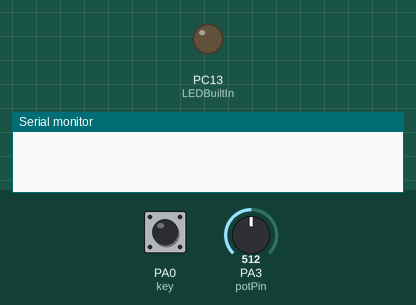
The program below on a simulated STM32 Black Pill. Parts: output pins drawn as LEDs (lit = HIGH), the last lines printed to the serial monitor. Inputs (shaded band) come from the test bench; at power-on: PA0 (key) HIGH, PA3 (potPin) = 512. The local clock reads 2024-03-15 10:24:30 at power-on unless the program sets it.

Above: at 4.2 s.
4.3 s: PA0 (key) pulled LOW for 0.15 s
At 11.2 s:
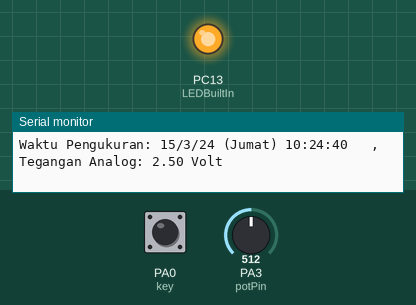
Timing chart, 0 to 21.5 s (numbered marks = the images above; inputs shaded):
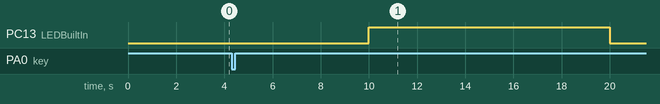

The program:

main.cpp
```cpp
#include <Arduino.h>
#include "uRTCLib.h"
// sudo chmod -R 777 /dev/ttyACM0
// sudo chmod -R 777 /dev/bus/usb/
/*
// uRTCLib rtc;
uRTCLib rtc(0x68);

char daysOfTheWeek[7][12] = {"Sunday", "Monday", "Tuesday", "Wednesday", "Thursday", "Friday", "Saturday"};

void setup()
{
  Serial.begin(9600);
  delay(3000); // wait for console opening

  URTCLIB_WIRE.begin();

  // Comment out below line once you set the date & time.
  // Following line sets the RTC with an explicit date & time
  // for example to set January 13 2022 at 12:56 you would call:
  rtc.set(0, 53, 10, 5, 8, 12, 22);
  // rtc.set(second, minute, hour, dayOfWeek, dayOfMonth, month, year)
  // set day of week (1=Sunday, 7=Saturday)
}

void loop()
{
  rtc.refresh();

  Serial.print("Current Date & Time: ");
  Serial.print(rtc.year());
  Serial.print('/');
  Serial.print(rtc.month());
  Serial.print('/');
  Serial.print(rtc.day());

  Serial.print(" (");
  Serial.print(daysOfTheWeek[rtc.dayOfWeek() - 1]);
  Serial.print(") ");

  Serial.print(rtc.hour());
  Serial.print(':');
  Serial.print(rtc.minute());
  Serial.print(':');
  Serial.println(rtc.second());

  delay(1000);
}

*/
uRTCLib rtc(0x68);
const int potPin = PA3;
const int LEDBuiltIn = PC13;
const int key = PA0;
const int opsiPeriode[3] = {1000, 5000, 10000};
short int count = 0;
short int buttonState;
bool set = false;
int ledState = LOW;
short int potValue;
float vPot;
unsigned long lastMilisTime;
const char daysOfTheWeek[7][12] = {"Minggu", "Senin", "Selasa", "Rabu", "Kamis", "Jumat", "Sabtu"};

void setup()
{
  // rtc.set(0, 31, 12, 6, 2, 12, 22);
  //  Led internal
  pinMode(LEDBuiltIn, OUTPUT);
  // Untuk potensio
  pinMode(potPin, INPUT);

  pinMode(key, INPUT_PULLUP);
  Serial.begin(115200);
  delay(3000); // wait for console opening

  URTCLIB_WIRE.begin();

  // Comment out below line once you set the date & time.
  // Following line sets the RTC with an explicit date & time
  // for example to set January 13 2022 at 12:56 you would call:

  // rtc.set(second, minute, hour, dayOfWeek, dayOfMonth, month, year)
  // set day of week (1=Sunday, 7=Saturday)
}

void loop()
{
  rtc.refresh();
  potValue = analogRead(potPin);
  buttonState = digitalRead(key);
  if (buttonState == HIGH && !set)
  {
    count++;
    set = true;
  }
  if (buttonState == LOW)
    set = false;

  if (count > 2)
    count = 0;

  if (millis() - lastMilisTime > opsiPeriode[count])
  {
    lastMilisTime = millis();
    if (ledState == LOW)
    {
      ledState = HIGH;
    }
    else
    {
      ledState = LOW;
    }
    digitalWrite(LED_BUILTIN, ledState);
    vPot = (float)(potValue / 1023.00) * 5.00;
    Serial.print("Waktu Pengukuran: ");
    Serial.print(rtc.day());
    Serial.print('/');
    Serial.print(rtc.month());
    Serial.print('/');
    Serial.print(rtc.year());

    Serial.print(" (");
    Serial.print(daysOfTheWeek[rtc.dayOfWeek() - 1]);
    Serial.print(") ");

    Serial.print(rtc.hour());
    Serial.print(':');
    Serial.print(rtc.minute());
    Serial.print(':');
    Serial.print(rtc.second());
    Serial.print("   , Tegangan Analog: ");
    Serial.print(vPot, 2);
    Serial.println(" Volt");
  }
}
//
//
///
///
//
//
//
//
//
//
//
//
/*
#include <Arduino.h>

const int LEDBuiltIn = PC13;
const int potPin = PA2;
const int LEDEksternalPin = PA1;
const int key = PA0;
float ledFade = 0;
unsigned long lastFadeTime;
const long fadeTime = 20;
float dimSpeed = 10;
int buttonState;
bool fadeup;
int potValue;
double vPot;
void setup()
{
  // initialize digital pin LED_BUILTIN as an output.
  pinMode(LEDBuiltIn, OUTPUT);
  // Untuk potensio
  pinMode(potPin, INPUT);
  // led eksternal
  pinMode(LEDEksternalPin, OUTPUT);
  pinMode(key, INPUT_PULLUP);
  Serial.begin(115200);
}

// the loop function runs over and over again forever
void loop()
{
  buttonState = digitalRead(key);
  if (buttonState == HIGH)
    ledFade = 0;
  else
  {
    if (millis() - lastFadeTime > fadeTime)
    {
      if (fadeup)
      {
        analogWrite(LEDEksternalPin, ledFade);
        ledFade += dimSpeed;
        if (ledFade >= 255)
        {
          ledFade = 255;
          fadeup = false;
        }
      }
      else
      {
        analogWrite(LEDEksternalPin, ledFade);
        ledFade -= dimSpeed;
        if (ledFade <= 0)
        {
          ledFade = 0;
          fadeup = true;
        }
      }
      lastFadeTime = millis();
    }
  }

  potValue = analogRead(potPin);
  vPot = (double)(potValue / 1023.00) * 5.00;
  Serial.print("Tegangan Analog: ");
  Serial.print(vPot, 2);
  Serial.println(" volt");
  analogWrite(LEDEksternalPin, ledFade);
  if (vPot < 2)
    digitalWrite(LEDBuiltIn, HIGH);
  else
    digitalWrite(LEDBuiltIn, LOW);
}
*/
```
